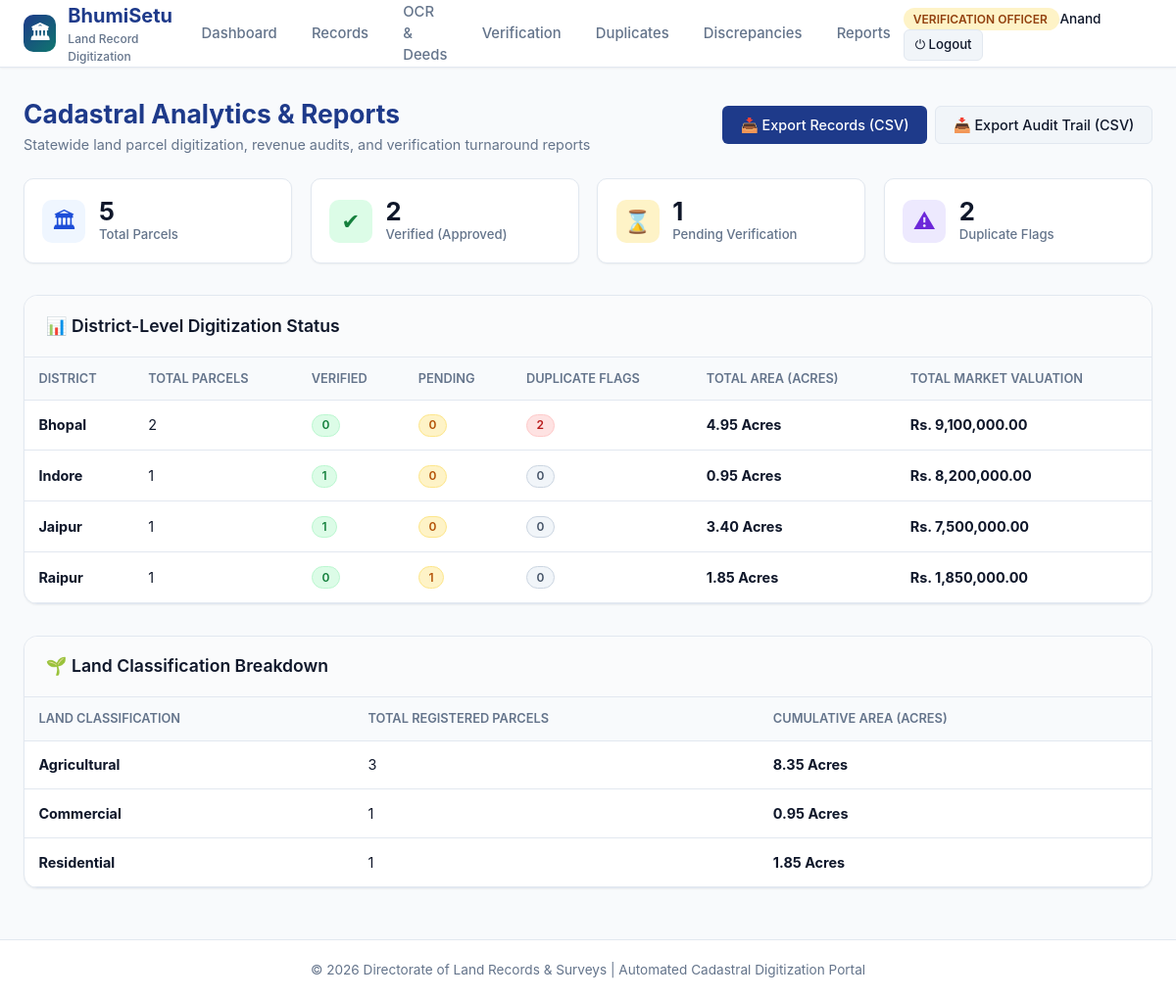
The app's page /reports (signed in) with its own data.
### models/user.py (models this page shows, shortened)
class User(UserMixin, db.Model):
    __tablename__ = 'users'
    id = db.Column(db.Integer, primary_key=True)
    email = db.Column(db.String(120), unique=True, nullable=False, index=True)
    name = db.Column(db.String(120), nullable=False)
    password_hash = db.Column(db.String(256), nullable=False)
    role = db.Column(db.String(50), nullable=False, default='Revenue Officer')
    department = db.Column(db.String(100), default='Revenue & Land Records Dept')
    is_active = db.Column(db.Boolean, default=True)
    created_at = db.Column(db.DateTime, default=datetime.utcnow)
    created_records = db.relationship('LandRecord', backref='creator', lazy=True, foreign_keys='LandRecord.created_by_id')
    uploaded_docs = db.relationship('Document', backref='uploader', lazy=True, foreign_keys='Document.uploaded_by_id')
    verifications = db.relationship('Verification', backref='verifier', lazy=True, foreign_keys='Verification.verified_by_id')
    audit_logs = db.relationship('AuditLog', backref='user', lazy=True, foreign_keys='AuditLog.user_id')
    @property
    def is_admin(self):
        return self.role == 'Administrator'
    @property
    def is_verification_officer(self):
        return self.role in ['Verification Officer', 'Administrator']

### models/land_record.py (models this page shows, shortened)
class LandRecord(db.Model):
    __tablename__ = 'land_records'
    id = db.Column(db.Integer, primary_key=True)
    khasra_number = db.Column(db.String(64), nullable=False, index=True)
    survey_number = db.Column(db.String(64), nullable=False, index=True)
    parcel_id = db.Column(db.String(64), unique=True, nullable=False, index=True)
    owner_name = db.Column(db.String(150), nullable=False, index=True)
    co_owners = db.Column(db.String(300), nullable=True)
    father_or_husband_name = db.Column(db.String(150), nullable=True)
    aadhaar_masked = db.Column(db.String(20), nullable=True)
    district = db.Column(db.String(100), nullable=False, index=True)
    tehsil = db.Column(db.String(100), nullable=False)
    village = db.Column(db.String(100), nullable=False, index=True)
    pincode = db.Column(db.String(10), nullable=True)
    land_type = db.Column(db.String(50), nullable=False, default='Agricultural')
    area_acres = db.Column(db.Float, nullable=False, default=0.0)
    area_sqft = db.Column(db.Float, nullable=True, default=0.0)
    market_value = db.Column(db.Float, nullable=False, default=0.0)
    mutation_number = db.Column(db.String(64), nullable=True)
    registration_date = db.Column(db.Date, nullable=True)
    north_boundary = db.Column(db.String(200), nullable=True)
    south_boundary = db.Column(db.String(200), nullable=True)
    east_boundary = db.Column(db.String(200), nullable=True)
    west_boundary = db.Column(db.String(200), nullable=True)
    status = db.Column(db.String(50), default='Pending Verification', index=True)
    duplicate_risk = db.Column(db.String(20), default='None')
    duplicate_matched_id = db.Column(db.Integer, nullable=True)
    duplicate_notes = db.Column(db.Text, nullable=True)
    mismatch_detected = db.Column(db.Boolean, default=False)
    mismatch_notes = db.Column(db.Text, nullable=True)
    created_by_id = db.Column(db.Integer, db.ForeignKey('users.id'), nullable=False)
    created_at = db.Column(db.DateTime, default=datetime.utcnow)
    updated_at = db.Column(db.DateTime, default=datetime.utcnow, onupdate=datetime.utcnow)
    documents = db.relationship('Document', backref='record', lazy=True, cascade='all, delete-orphan')
    verifications = db.relationship('Verification', backref='record', lazy=True, cascade='all, delete-orphan', order_by='desc(Verification.verification_date)')

### routes/reports.py (the view)
@reports_bp.route('/reports')
@login_required
def report_center():
    total_records = LandRecord.query.count()
    verified_records = LandRecord.query.filter_by(status='Verified').count()
    pending_records = LandRecord.query.filter_by(status='Pending Verification').count()
    rejected_records = LandRecord.query.filter_by(status='Rejected').count()
    duplicate_records = LandRecord.query.filter(LandRecord.duplicate_risk.in_(['High', 'Medium'])).count()
    mismatch_records = LandRecord.query.filter_by(mismatch_detected=True).count()
    district_summary = db.session.query(
        LandRecord.district,
        func.count(LandRecord.id).label('total'),
        func.sum(case_col(LandRecord.status == 'Verified', 1, 0)).label('verified'),
        func.sum(case_col(LandRecord.status == 'Pending Verification', 1, 0)).label('pending'),
        func.sum(case_col(LandRecord.duplicate_risk.in_(['High', 'Medium']), 1, 0)).label('duplicates'),
        func.sum(LandRecord.area_acres).label('total_acres'),
        func.sum(LandRecord.market_value).label('total_val')
    ).group_by(LandRecord.district).all()
    type_summary = db.session.query(
        LandRecord.land_type,
        func.count(LandRecord.id),
        func.sum(LandRecord.area_acres)
    ).group_by(LandRecord.land_type).all()
    verifier_stats = db.session.query(
        Verification.verified_by_id,
        func.count(Verification.id),
        func.sum(case_col(Verification.status == 'Approved', 1, 0)),
        func.sum(case_col(Verification.status == 'Rejected', 1, 0))
    ).group_by(Verification.verified_by_id).all()
    return render_template(
        'reports.html',
        total_records=total_records,
        verified_records=verified_records,
        pending_records=pending_records,
        rejected_records=rejected_records,
        duplicate_records=duplicate_records,
        mismatch_records=mismatch_records,
        district_summary=district_summary,
        type_summary=type_summary,
        verifier_stats=verifier_stats
    )

### routes/reports.py (called while the page is built)
def case_col(condition, val_true, val_false):
    return db.case((condition, val_true), else_=val_false)

### templates/reports.html (shortened to what this page needs)
{% extends "base.html" %}
{% block content %}
<div style="display: flex; justify-content: space-between; align-items: center; margin-bottom: 1.5rem; flex-wrap: wrap; gap: 1rem;">
  <div>
    <h1 style="font-size: 1.65rem; font-weight: 700; color: var(--primary);">Cadastral Analytics & Reports</h1>
    <p style="color: var(--text-muted); font-size: 0.9rem;">Statewide land parcel digitization, revenue audits, and verification turnaround reports</p>
  </div>
  <div style="display: flex; gap: 0.5rem;">
    <a href="{{ url_for('reports.export_records_csv') }}" class="btn btn-primary">&#128229; Export Records (CSV)</a>
    <a href="{{ url_for('reports.export_audit_csv') }}" class="btn btn-secondary">&#128229; Export Audit Trail (CSV)</a>
  </div>
</div>
<div class="stat-grid" style="margin-bottom: 2rem;">
  <div class="stat-card">
    <div class="stat-icon" style="background: #eff6ff; color: #1d4ed8;">&#127963;</div>
    <div class="stat-info">
      <div class="stat-value">{{ total_records }}</div>
      <div class="stat-label">Total Parcels</div>
    </div>
  </div>
  <div class="stat-card">
    <div class="stat-icon" style="background: #dcfce7; color: #15803d;">&#10004;</div>
    <div class="stat-info">
      <div class="stat-value">{{ verified_records }}</div>
      <div class="stat-label">Verified (Approved)</div>
    </div>
  </div>
  <div class="stat-card">
    <div class="stat-icon" style="background: #fef3c7; color: #b45309;">&#8987;</div>
    <div class="stat-info">
      <div class="stat-value">{{ pending_records }}</div>
      <div class="stat-label">Pending Verification</div>
    </div>
  </div>
  <div class="stat-card">
    <div class="stat-icon" style="background: #ede9fe; color: #6d28d9;">&#9888;</div>
    <div class="stat-info">
      <div class="stat-value">{{ duplicate_records }}</div>
      <div class="stat-label">Duplicate Flags</div>
    </div>
  </div>
</div>
<div class="card" style="margin-bottom: 2rem;">
  <div class="card-header">
    <h3 class="card-title">&#128202; District-Level Digitization Status</h3>
  </div>
  <div class="table-responsive">
    <table class="table">
      <thead>
        <tr>
          <th>District</th>
          <th>Total Parcels</th>
          <th>Verified</th>
          <th>Pending</th>
          <th>Duplicate Flags</th>
          <th>Total Area (Acres)</th>
          <th>Total Market Valuation</th>
        </tr>
      </thead>
      <tbody>
        {% for row in district_summary %}
        <tr>
          <td><b>{{ row[0] }}</b></td>
          <td>{{ row[1] }}</td>
          <td><span class="badge badge-success">{{ row[2] or 0 }}</span></td>
          <td><span class="badge badge-warning">{{ row[3] or 0 }}</span></td>
          <td>
            {% if row[4] and row[4] > 0 %}
            <span class="badge badge-danger">{{ row[4] }}</span>
            {% else %}
            <span class="badge badge-secondary">0</span>
            {% endif %}
          </td>
          <td><b>{{ "{:,.2f}".format(row[5] or 0) }} Acres</b></td>
          <td><b>{{ row[6]|currency }}</b></td>
        </tr>
        {% else %}
        <tr><td colspan="7" style="text-align: center; color: var(--text-muted); padding: 2rem;">No district data accumulated yet.</td></tr>
        {% endfor %}
      </tbody>
    </table>
  </div>
</div>
<div class="card">
  <div class="card-header">
    <h3 class="card-title">&#127793; Land Classification Breakdown</h3>
  </div>
  <div class="table-responsive">
    <table class="table">
      <thead>
        <tr>
          <th>Land Classification</th>
          <th>Total Registered Parcels</th>
          <th>Cumulative Area (Acres)</th>
        </tr>
      </thead>
      <tbody>
        {% for t in type_summary %}
        <tr>
          <td><b>{{ t[0] }}</b></td>
          <td>{{ t[1] }}</td>
          <td><b>{{ "{:,.2f}".format(t[2] or 0) }} Acres</b></td>
        </tr>
        {% else %}
        <tr><td colspan="3" style="text-align: center; color: var(--text-muted); padding: 1.5rem;">No classification data.</td></tr>
        {% endfor %}
      </tbody>
    </table>
  </div>
</div>
{% endblock %}

### templates/base.html (shortened to what this page needs)
<!DOCTYPE html>
<html lang="en">
<head>
  <link rel="stylesheet" href="{{ url_for('static', filename='css/style.css') }}">
</head>
<body>
  <header class="navbar">
    <div class="nav-container">
      <a href="{{ url_for('dashboard.root') }}" class="brand-logo">
        <div class="brand-icon">&#127963;</div>
        <div>
          <span>BhumiSetu</span>
          <span style="font-size: 0.75rem; display: block; color: var(--text-muted); font-weight: 500;">Land Record Digitization</span>
        </div>
      </a>
      {% if current_user.is_authenticated %}
      <nav>
        <ul class="nav-links">
          <li class="nav-item"><a href="{{ url_for('dashboard.index') }}">Dashboard</a></li>
          <li class="nav-item"><a href="{{ url_for('records.list_records') }}">Records</a></li>
          <li class="nav-item"><a href="{{ url_for('documents.list_documents') }}">OCR & Deeds</a></li>
          {% if current_user.is_verification_officer or current_user.is_admin %}
          <li class="nav-item"><a href="{{ url_for('verification.queue') }}">Verification</a></li>
          {% endif %}
          <li class="nav-item"><a href="{{ url_for('records.view_duplicates') }}">Duplicates</a></li>
          <li class="nav-item"><a href="{{ url_for('records.view_mismatches') }}">Discrepancies</a></li>
          <li class="nav-item"><a href="{{ url_for('reports.report_center') }}">Reports</a></li>
        </ul>
      </nav>
      <div class="user-badge-wrap">
        <span class="role-pill {% if current_user.is_admin %}role-admin{% elif current_user.role == 'Verification Officer' %}role-verify{% else %}role-revenue{% endif %}">
          {{ current_user.role }}
        </span>
        <span style="font-size: 0.85rem; font-weight: 500;">{{ current_user.name.split(' ')[0] }}</span>
        <a href="{{ url_for('auth.logout') }}" class="btn btn-sm btn-secondary" title="Logout">&#9211; Logout</a>
      </div>
      {% else %}
      <div>
        <a href="{{ url_for('auth.login') }}" class="btn btn-primary">Sign In</a>
      </div>
      {% endif %}
    </div>
  </header>
  <main class="main-wrapper">
    {% block content %}{% endblock %}
  </main>
  <footer>
    <div style="max-width: 1350px; margin: 0 auto; padding: 0 1.5rem;">
      <p>&copy; 2026 Directorate of Land Records & Surveys | Automated Cadastral Digitization Portal</p>
    </div>
  </footer>
</body>
</html>

### records on screen
User: role "VERIFICATION OFFICER", name "Anand"
LandRecord: land_type "Commercial", t "1", area_acres "0.95"
LandRecord: land_type "Residential", t "1", area_acres "1.85"

### other values on screen
{{ total_records }} "5"
{{ verified_records }} "2"
{{ pending_records }} "1"
{{ duplicate_records }} "2"
{{ row[0] }} "Bhopal" "Indore" "Jaipur" "Raipur"
{{ row[1] }} "2" "1" "1" "1"
{{ row[2] or 0 }} "0" "1" "1" "0"
{{ row[3] or 0 }} "0" "0" "0" "1"
{{ row[4] }} "2"
{{ "{:,.2f}".format(row[5] or 0) }} "4.95" "0.95" "3.40" "1.85"
{{ row[6]|currency }} "Rs. 9,100,000.00" "Rs. 8,200,000.00" "Rs. 7,500,000.00" "Rs. 1,850,000.00"
{{ t[0] }} "Agricultural"
{{ t[1] }} "3"
{{ "{:,.2f}".format(t[2] or 0) }} "8.35"
